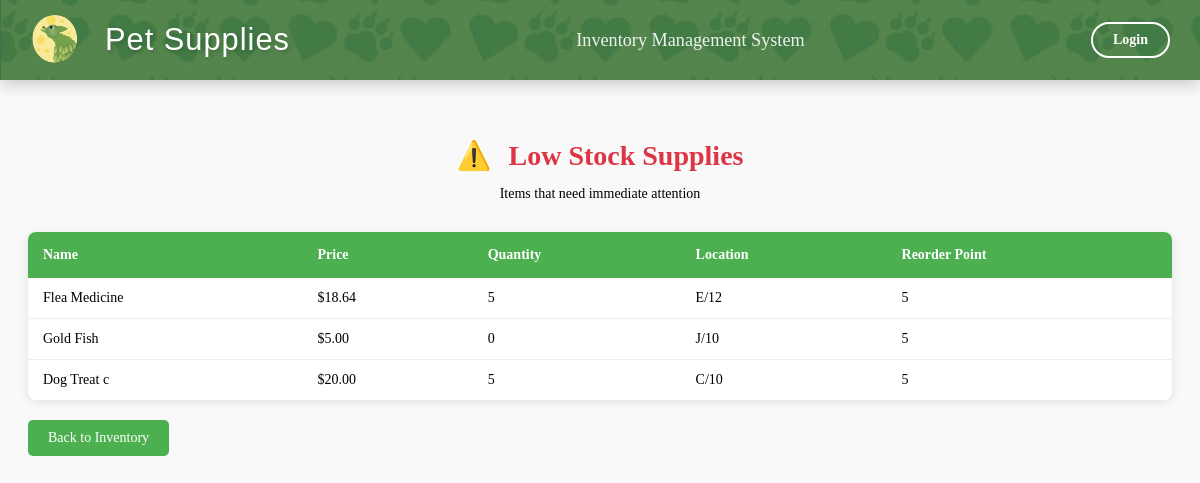
The page /low-stock/ on the database as committed earlier.
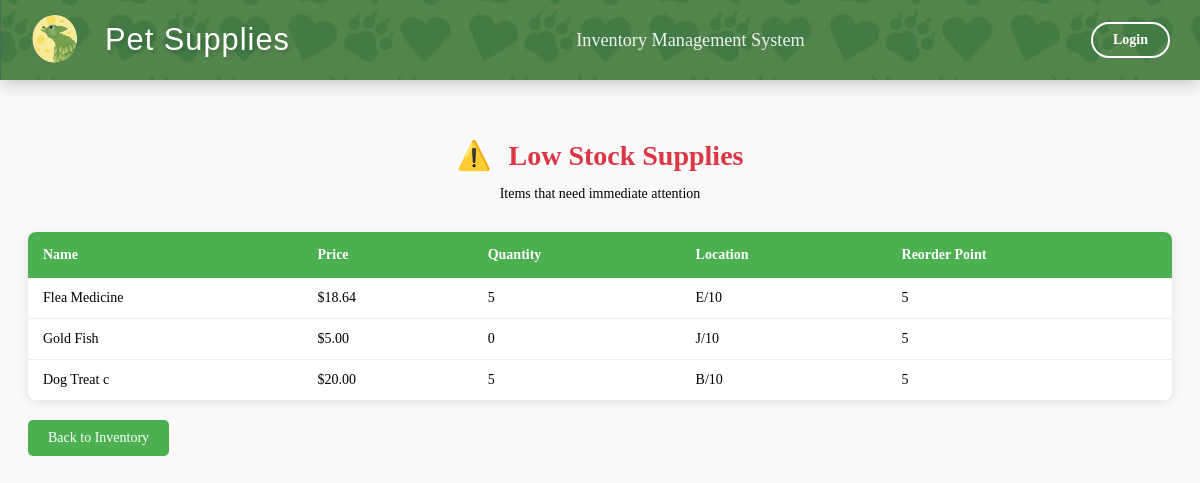
The same page on the database as committed later.
### inventory/models.py (models this page shows, shortened)
class Supply(models.Model):
    name = models.CharField(max_length=255, primary_key=True)
    price = models.FloatField()
    quantity = models.IntegerField()
    location = models.CharField(max_length=255)
    reorder_point = models.PositiveIntegerField(default=5)
    deleted = models.BooleanField(default=False)

### inventory/views.py (the view)
# urls.py: path('low-stock/', views.low_stock_supplies, name='low_stock_supplies'),
def low_stock_supplies(request):
    low_stock_items = Supply.objects.filter(quantity__lte=models.F('reorder_point'))
    return render(request, 'inventory/low_stock.html', {'low_stock_items': low_stock_items})

### inventory/templates/inventory/low_stock.html (shortened to what this page needs)
{% extends 'inventory/base.html' %}
{% load static %}
{% block content %}
<div class="low-stock-container">
    <div class="low-stock-header">
        <h1><span class="warning-icon">⚠️</span> Low Stock Supplies</h1>
        <p>Items that need immediate attention</p>
    </div>
    <table class="low-stock-table">
        <thead>
            <tr>
                <th>Name</th>
                <th>Price</th>
                <th>Quantity</th>
                <th>Location</th>
                <th>Reorder Point</th>
            </tr>
        </thead>
        <tbody>
            {% for supply in low_stock_items %}
            <tr>
                <td>{{ supply.name }}</td>
                <td>${{ supply.price|floatformat:2 }}</td>
                <td>{{ supply.quantity }}</td>
                <td>{{ supply.location }}</td>
                <td>{{ supply.reorder_point }}</td>
            </tr>
            {% empty %}
            <tr>
                <td colspan="5" class="empty-message">No low stock items at this time.</td>
            </tr>
            {% endfor %}
        </tbody>
    </table>
    <a href="{% url 'index' %}" class="back-link">Back to Inventory</a>
</div>
{% endblock %}

### inventory/templates/inventory/base.html (shortened to what this page needs)
{% load static %}
<!DOCTYPE html>
<html lang="en">
<head>
    <link rel="stylesheet" href="{% static 'css/styles.css' %}">
</head>
<body>
    <header class="header-container">
        <img src="{% static 'icons/header_image.jpg' %}" alt="Header Background" class="header-bg">
        <div class="header-content">
            <div class="header-left">
                <img src="{% static 'icons/TLeafLogo2sm.png' %}" alt="T Leaf Logo" class="logo">
                <div class="header-title">Pet Supplies</div>
            </div>
            <div class="header-subtitle">Inventory Management System</div>
            <div class="header-right">
                {% if user.is_authenticated %}
                    <span class="welcome-text">Welcome, {{ user.username }}</span>
                    <a href="{% url 'logout' %}" class="header-button">Logout</a>
                    {% if user.is_authenticated and user.is_staff %}
        <div class="dropdown">
            <span class="gear-icon"><img src="{% static 'icons/settinggear.svg' %}" alt="settign gear" class="logo"></span>
            <div class="dropdown-content">
                <a href="{% url 'add_user' %}">Add User</a>
                <a href="{% url 'delete_user' %}">Delete User</a>
                <a href="{% url 'select_user' %}">Edit User</a>
                <a href="{% url 'manage_groups' %}">Manage Groups</a>
            </div>
        </div>
                    {% else %}
                         <p></p>
                    {% endif %}
                {% else %}
                    <a href="{% url 'login' %}" class="header-button">Login</a>
                {% endif %}
            </div>
        </div>
    </header>
    <div class="content-container">
        {% block content %}{% endblock %}
    </div>
</body>
</html>

### inventory/static/css/styles.css (style rules this page uses)
body { font-family: 'Georgia', serif; font-size: 14px; margin-top: 100px; background-color: #f9f9f9; }
.header-container { position: fixed; top: 0; left: 0; right: 0; height: 80px; background: linear-gradient(135deg, #1e4d2b, #2E7D32); color: white; z-index: 1000; box-shadow: 0 2px 10px rgba(0, 0, 0, 0.1); transition: all 0.3s ease; }
.header-bg { position: absolute; top: 0; left: 0; width: 100%; height: 100%; object-fit: cover; z-index: 1; }
.header-content { position: relative; z-index: 2; display: flex; align-items: center; justify-content: space-between; padding: 0 30px; height: 100%; max-width: 1400px; margin: 0 auto; }
.header-left { display: flex; align-items: center; gap: 25px; }
.header-title { font-family: 'Bauhaus 93', Arial, sans-serif; font-size: 2.2em; text-shadow: 2px 2px 4px rgba(0, 0, 0, 0.2); letter-spacing: 1px; }
.header-subtitle { font-size: 1.3em; opacity: 0.9; font-weight: 300; }
.header-right { display: flex; align-items: center; gap: 15px; }
.logo { width: 50px; height: 50px; border-radius: 50%; object-fit: cover; transition: transform 0.3s ease; }
.header-button { display: inline-block; padding: 8px 20px; background-color: transparent; border: 2px solid white; color: white; text-decoration: none; border-radius: 20px; font-weight: bold; transition: all 0.3s ease; }

### inventory/templates/inventory/low_stock.html (style rules this page uses)
.low-stock-container { max-width: 1200px; margin: 30px auto; padding: 20px; }
.low-stock-header { text-align: center; margin-bottom: 30px; }
.low-stock-header h1 { color: #dc3545; font-size: 2em; margin-bottom: 10px; }
.low-stock-table { width: 100%; border-collapse: collapse; background: white; box-shadow: 0 2px 10px rgba(0, 0, 0, 0.1); border-radius: 8px; overflow: hidden; }
.low-stock-table th { background-color: #4CAF50; color: white; padding: 15px; text-align: left; font-weight: 600; }
.low-stock-table td { padding: 12px 15px; border-bottom: 1px solid #eee; }
.low-stock-table tr:last-child td { border-bottom: none; }
.back-link { display: inline-block; margin-top: 20px; padding: 10px 20px; background-color: #4CAF50; color: white; text-decoration: none; border-radius: 5px; transition: background-color 0.3s; }
.warning-icon { color: #dc3545; margin-right: 10px; }

Rows that differ between the two databases and show on the page:
changed Supply "Flea Medicine": location "E/12" → "E/10"
changed Supply "Dog Treat c": location "C/10" → "B/10"
